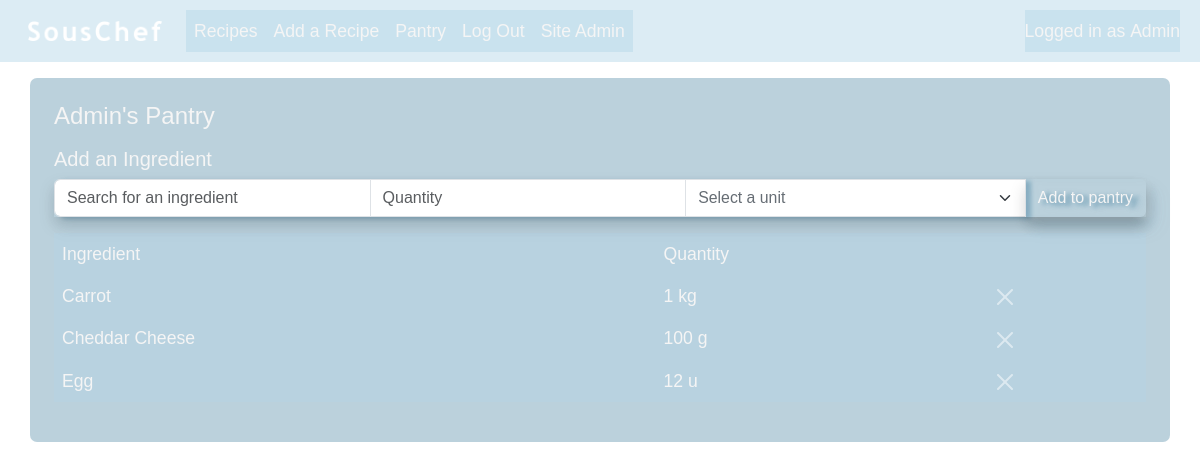
Page /pantry/ (signed in) on the committed database.
### souschef/models.py (models this page shows, shortened)
class User(AbstractUser):
    pass

class Pantry(models.Model):
    user = models.ForeignKey(User, on_delete=models.CASCADE)

class UserDashboard(models.Model):
    user_name = models.OneToOneField(User, on_delete=models.CASCADE, related_name="user_name")
    created = models.DateTimeField(auto_now_add=True)
    profile_picture = models.ImageField(upload_to="profile_pics", null=True, blank=True)
    def __str__(self):
        return f"{self.user_name}"

class Unit(models.Model):
    unit_type = models.CharField(max_length=8)
    def __str__(self):
        return self.unit_type

class PantryIngredient(models.Model):
    pantry = models.ForeignKey(Pantry, on_delete=models.CASCADE)
    name = models.ForeignKey(Ingredient, on_delete=models.CASCADE)
    quantity = models.DecimalField(max_digits=10, decimal_places=2, validators=[MinValueValidator(0)])
    unit = models.ForeignKey(Unit, on_delete=models.CASCADE)

### souschef/views.py (the view)
# urls.py: path("pantry/", views.pantry, name="pantry"),
@login_required
def pantry(request):
    if request.method == "GET":
        return pantry_get_request(request)
    elif request.method == "POST":
        return pantry_post_request(request)

### souschef/forms.py
class PantryIngredientForm(ModelForm):
    name = ModelChoiceField(
        queryset=Ingredient.objects.all(),
        to_field_name="name",
    )
    ingredient_id = IntegerField()
    class Meta:
        model = PantryIngredient
        fields = ['name', 'quantity', 'unit']
        widgets = {
            "quantity": NumberInput(attrs={"required": "required"}),
            "unit": Select(attrs={"required": "required"}),
        }

### souschef/context_processors.py (called while the page is built)
def date(request):
    today = datetime.datetime.today().date()
    date = datetime.datetime.strftime(today, '%a %d %b %Y')
    return {'date': date}

### souschef/pantry_view.py (called while the page is built)
def pantry_get_request(request):
    query = request.GET.get("query")
    if query:
        return run_query(query)
    form = PantryIngredientForm()
    pantry = Pantry.objects.filter(user=request.user)
    contents = PantryIngredient.objects.filter(pantry__in=pantry).order_by('name__name')
    if contents:
        table_data = get_table_data(contents)
        return render(request, "SousChef/pantry.html", {
            "pantry": pantry,
            "table_data": table_data,
            "form": form,
        })
    else:
        return render(request, "SousChef/pantry.html", {
            "pantry": pantry,
            "form": form,
        })

### souschef/utils.py (called while the page is built)
def get_table_data(contents):
    table_data = []
    for item in contents:
        row = [
            item.name.name.title(),
            item.quantity,
            item.unit,
            item.name.id,
            item.id
        ]
        table_data.append(row)
    return table_data

### souschef/templates/souschef/pantry.html (shortened to what this page needs)
{% extends "SousChef/layout.html" %}
{% load custom_filters %}
{% block body %}
    <div class="container bg-custom mt-2 p-4">
        <div class="row mb-2">
            {% for p in pantry %}
                <h4>{{ p.user.user_name }}'s Pantry</h4>
            {% endfor %}
        </div>
        <div class="row">
            <h5>Add an Ingredient</h5>
            <form id="pantryIngredientForm" method="POST" action="{% url 'pantry' %}">
                <div class="input-group shadow mb-3">
                    <input id="searchBox" autocomplete="off" class="form-control search-box" name="name" placeholder="Search for an ingredient" type="text" required>
                    <input type="number" step="0.01" class="form-control" name="quantity" placeholder="Quantity" aria-label="Quantity" required>
                    <select class="form-control form-select" name="unit" required>
                        <option value="" selected disabled>Select a unit</option>
                    </select>
                    <button class="btn btn-custom shadow" type="submit">Add to pantry</button>
                </div>
            </form>
        </div>
    <div class="row">
        <div class="table-responsive">
            <table class="table table-borderless table-hover">
                <thead>
                    <tr>
                        <th class="fw-medium">Ingredient</th>
                        <th class="fw-medium">Quantity</th>
                        <th></th>
                    </tr>
                </thead>
                <tbody>
                    {% if table_data %}
                        {% for row in table_data %}
                        <form type="hidden" method="POST" action="{% url 'pantry_delete' %}">
                            <tr>
                                <td><a href="{% url 'ingredient' row.3 %}">{{ row.0 }}</a></td>
                                <td>{{ row.1|floatformat }} {{ row.2 }}</td>
                                <td data-bs-theme="dark">
                                    <button type="submit" class="btn btn-close"></button>
                                </td>
                            </tr>
                        </form>
                        {% endfor %}
                    {% else %}
                        <tr>
                            <td class="text-center" colspan="3">You might want to go shopping!</td>
                        </tr>
                    {% endif %}
                </tbody>
            </table>
        </div>
    </div>
{% endblock %}

### souschef/templates/souschef/layout.html (shortened to what this page needs)
{% load static %}
<!DOCTYPE html>
<html lang="en">
    <head>
        <link href="https://cdnjs.cloudflare.com/ajax/libs/cropperjs/1.6.2/cropper.css" rel="stylesheet">
        <link href="https://cdn.jsdelivr.net/npm/bootstrap@5.3.3/dist/css/bootstrap.min.css" rel="stylesheet">
        <link href="{% static 'styles.css' %}" rel="stylesheet">
    </head>
    <body>
        <nav class="navbar navbar-expand-lg nav-colours pt-2 mb-3">
            <div class="container-fluid ms-2">
                <a class="navbar-brand" href="{% url 'index' %}">
                    <img src="{% static 'images/souschef.png' %}" alt="Logo" width="150" height="auto" class="d-inline-block p-2">
                </a>
                <div class="collapse navbar-collapse" id="toggle">
                    <ul class="navbar-nav me-auto mb-3 mb-lg-0 nav-colours">
                        <li class="nav-item">
                            <a class="nav-link" href="{% url 'recipes' %}">Recipes</a>
                        </li>
                        {% if user.is_authenticated %}
                            <li class="nav-item">
                                <a class="nav-link" href="{% url 'add_recipe' %}">Add a Recipe</a>
                            </li>
                            <li class="nav-item">
                                <a class="nav-link" href="{% url 'pantry' %}">Pantry</a>
                            </li>
                            <li class="nav-item">
                                <a class="nav-link" href="{% url 'logout' %}">Log Out</a>
                            </li>
                        {% endif %}
                        {% if user.is_staff %}
                            <li class="nav-item">
                                <a class="nav-link" href="/admin/">Site Admin</a>
                            </li>
                        {% endif %}
                    </ul>
                    <div class="me-2 nav-colours">
                        {% if user.is_authenticated %}
                            <div class="navbar-text d-flex align-items-center">
                                Logged in as<a class="nav-link custom-ms" href="{% url 'user_dashboard' %}">{{ user.username }}</a>
                            </div>
                        {% else %}
                            <span class="navbar-text">Not logged in</span>
                        {% endif %}
                    </div>
                </div>
            </div>
        </nav>
        {% block body %}
        {% endblock %}
    </body>
</html>

### souschef/static/styles.css (style rules this page uses)
a { text-decoration: none; color: whitesmoke; }
.bg-custom { background-color: rgba(85, 140, 167, 0.4); border-radius: 7px; min-height: 300px; }
body { background-image: url("/static/images/background.jpg"); background-position: center; background-repeat: repeat; background-attachment: fixed; background-size: 2000px; color: whitesmoke; font-family: 'sofiapro-light', 'Helvetica', 'Arial', sans-serif; font-size: 1.1rem; }
.btn-custom { color: whitesmoke; }
.custom-ms { margin-left: 0.3rem; }
.form-control { color: #666d74; }
.form-select { font-size: 0.9em; color: #666d74; }
input::placeholder { font-size: 1em; }
.nav-colours { background-color: rgba(177, 213, 231, 0.45); }
.navbar-text { color: whitesmoke; }
.nav-link { color: whitesmoke !important; }
#searchBox { position: relative; z-index: 2; }
.shadow { filter: drop-shadow(5px 2px 2px #558ca780); }
.table { --bs-table-bg: rgba(177, 213, 231, 0.3); --bs-table-color: whitesmoke; --bs-table-hover-color: #ddeff8; --bs-table-hover-bg: rgba(38, 65, 79, 0.075); }
ul { list-style: none; padding-left: 0.1rem; }

### rows in the picture
User: username "Admin"
Pantry: user.user_name "Admin"
Unit: row "Carrot", quantity "1", unit_type "kg"
Unit: row "Cheddar Cheese", quantity "100", unit_type "g"
Unit: row "Egg", quantity "12", unit_type "u"
